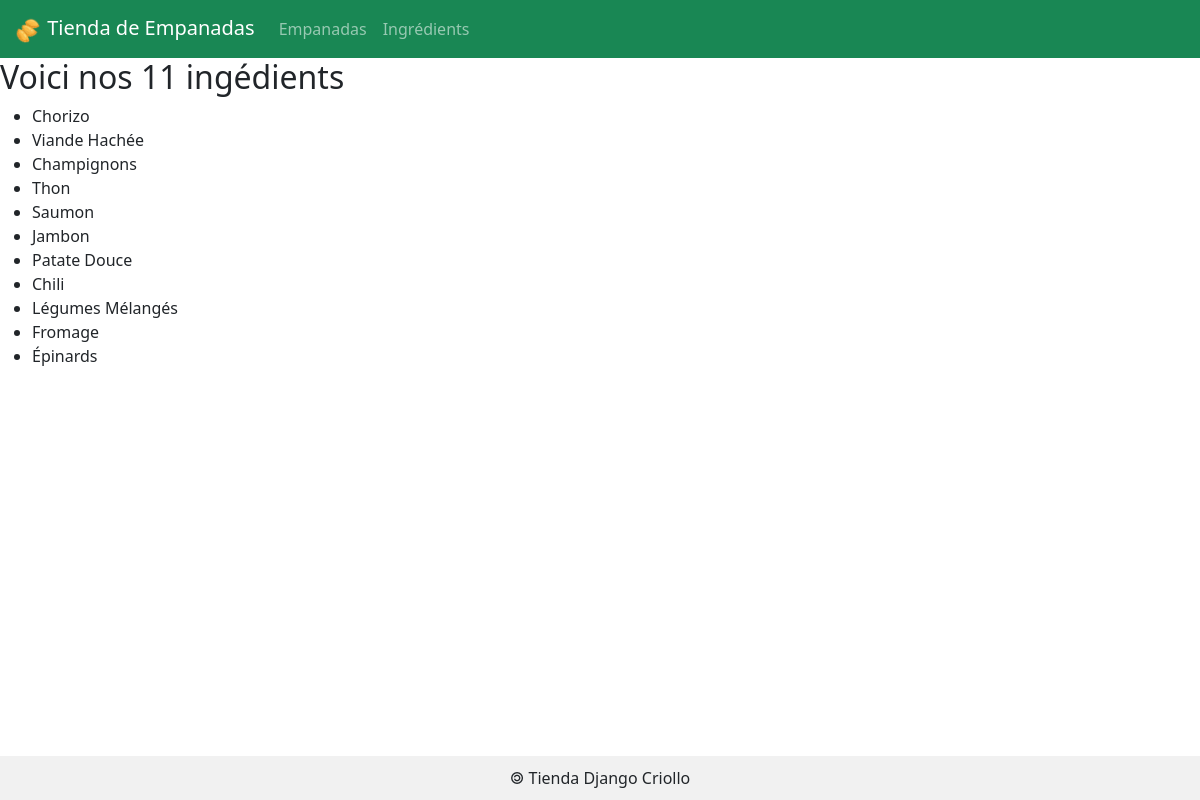
The page /ingredients/ on the database its author committed.
### empanadas/models.py (models this page shows)
class Ingredient(models.Model) :
    idIngredient = models.AutoField( primary_key = True )
    nomIngredient = models.CharField( max_length = 50 )
    def __str__(self) :
        return self.nomIngredient

### empanadas/views.py (the view)
# urls.py: path('ingredients/', views.ingredients),
def ingredients(request):
    lesIngredients = Ingredient.objects.all()
    return render(request, 'empanadas/ingredients.html',{'ingredients' : lesIngredients} )

### empanadas/templates/empanadas/ingredients.html (shortened to what this page needs)
{% extends 'empanadas/base.html' %}
{% block main %}
<h2>Voici nos {{ingredients|length}} ingédients</h2>
<ul>
        {% for ing in ingredients %}
        <li>{{ing}}</li>
        {% endfor %}
</ul>
{% endblock %}

### empanadas/static/empanadas/css/styles.css (style rules this page uses)
html, body { height: 100%; margin: 0; display: flex; flex-direction: column; }

### rows shown on the page
Ingredient: nomIngredient "Chorizo"
Ingredient: nomIngredient "Viande Hachée"
Ingredient: nomIngredient "Champignons"
Ingredient: nomIngredient "Thon"
Ingredient: nomIngredient "Saumon"
Ingredient: nomIngredient "Jambon"
Ingredient: nomIngredient "Patate Douce"
Ingredient: nomIngredient "Chili"
Ingredient: nomIngredient "Légumes Mélangés"
Ingredient: nomIngredient "Fromage"
Ingredient: nomIngredient "Épinards"

### other values the page prints
{{ ingredients|length }} "11"
